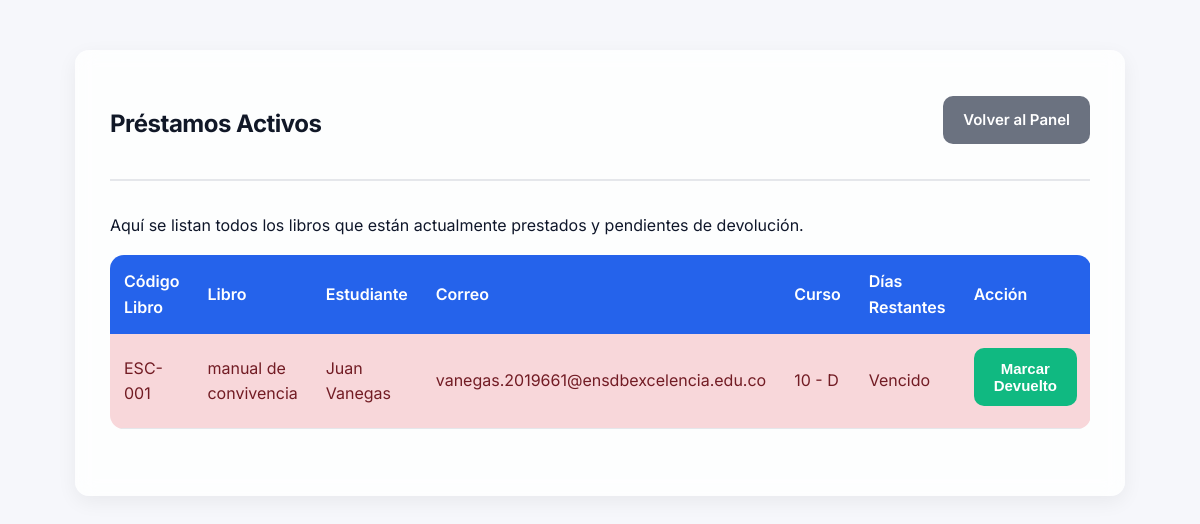
The app's page /admin_prestamos (signed in), older data.
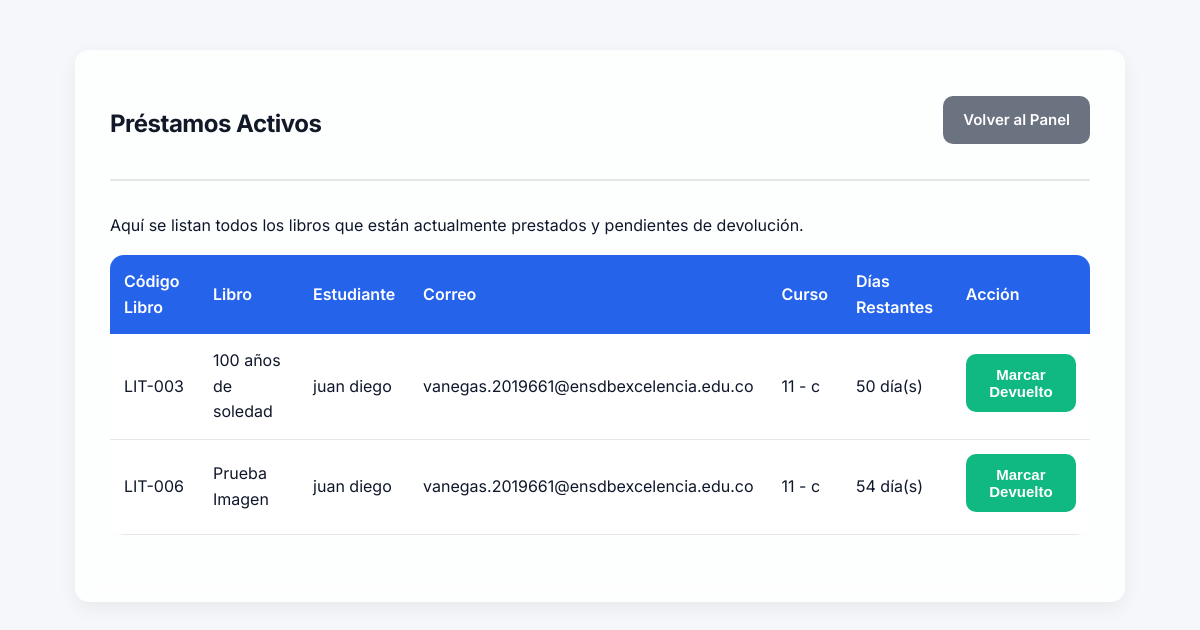
The same page, newer data.
### tables this page shows
CREATE TABLE prestamo (
                id INTEGER PRIMARY KEY AUTOINCREMENT,
                nombre TEXT NOT NULL,
                grado TEXT NOT NULL,
                curso TEXT NOT NULL,
                libro_id INTEGER NOT NULL,
                dias INTEGER NOT NULL,
                correo TEXT NOT NULL,
                fecha_prestamo TEXT NOT NULL,
                devuelto INTEGER DEFAULT 0, reseñado INTEGER DEFAULT 0, fecha_devolucion TEXT,
                FOREIGN KEY(libro_id) REFERENCES libro(id)
            );

CREATE TABLE libro (
                id INTEGER PRIMARY KEY AUTOINCREMENT,
                titulo TEXT NOT NULL,
                autor TEXT NOT NULL,
                editorial TEXT NOT NULL,
                stock INTEGER NOT NULL,
                seccion TEXT NOT NULL
            , codigo_libro TEXT, portada_filename TEXT);

### biblioteca/app.py (the view)
@app.route('/admin_prestamos')
def admin_prestamos():
    if not session.get('admin'):
        return redirect(url_for('admin_login'))
    conn = get_db_connection()
    prestamos_raw = conn.execute("""
        SELECT p.*, l.titulo as libro, l.codigo_libro
        FROM prestamo p JOIN libro l ON p.libro_id = l.id
        WHERE p.devuelto = 0
        ORDER BY p.fecha_prestamo
    """).fetchall()
    prestamos_list = []
    hoy = datetime.now()
    for p in prestamos_raw:
        p_dict = dict(p)
        fecha_inicio = datetime.strptime(p['fecha_prestamo'], '%Y-%m-%d')
        fecha_fin = fecha_inicio + timedelta(days=int(p['dias']))
        dias_restantes = (fecha_fin - hoy).days + 1
        p_dict['dias_restantes'] = dias_restantes
        prestamos_list.append(p_dict)
    conn.close()
    return render_template('admin_prestamos.html', prestamos=prestamos_list)

### biblioteca/app.py (called while the page is built)
def get_db_connection():
    conn = sqlite3.connect(DATABASE)
    conn.row_factory = sqlite3.Row
    return conn

### biblioteca/templates/admin_prestamos.html (shortened to what this page needs)
<!DOCTYPE html>
<html lang="es">
<head>
    <link rel="stylesheet" href="{{ url_for('static', filename='css/styles.css') }}">
</head>
<body>
    <div class="container">
        <header class="header">
            <h2>Préstamos Activos</h2>
            <a href="{{ url_for('admin_panel') }}" class="btn btn-secondary">Volver al Panel</a>
        </header>
        <div class="table-container">
            <p>Aquí se listan todos los libros que están actualmente prestados y pendientes de devolución.</p>
            <div style="overflow-x:auto;">
                <table>
                    <thead>
                        <tr>
                            <th>Código Libro</th>
                            <th>Libro</th>
                            <th>Estudiante</th>
                            <th>Correo</th>
                            <th>Curso</th>
                            <th>Días Restantes</th>
                            <th>Acción</th>
                        </tr>
                    </thead>
                    <tbody>
                        {% for prestamo in prestamos %}
                        <tr class="{% if prestamo.dias_restantes <= 0 %}overdue{% endif %}">
                            <td data-label="Código Libro">{{ prestamo['codigo_libro'] }}</td>
                            <td data-label="Libro">{{ prestamo['libro'] }}</td>
                            <td data-label="Estudiante">{{ prestamo['nombre'] }}</td>
                            <td data-label="Correo">{{ prestamo['correo'] }}</td>
                            <td data-label="Curso">{{ prestamo['grado'] }} - {{ prestamo['curso'] }}</td>
                            <td data-label="Días Restantes">
                                {% if prestamo.dias_restantes > 0 %}
                                    {{ prestamo.dias_restantes }} día(s)
                                {% else %}
                                    Vencido
                                {% endif %}
                            </td>
                            <td data-label="Acción">
                                <form method="POST" action="{{ url_for('devolver_prestamo', prestamo_id=prestamo['id']) }}" style="margin:0;">
                                    <button type="submit" class="btn btn-success btn-sm">Marcar Devuelto</button>
                                </form>
                            </td>
                        </tr>
                        {% else %}
                        <tr>
                            <td colspan="7">No hay préstamos activos en este momento.</td>
                        </tr>
                        {% endfor %}
                    </tbody>
                </table>
            </div>
        </div>
    </div>
</body>
</html>

Row changes from the older to the newer data that the page shows:
no longer on this page (row edited): prestamo: codigo_libro "ESC-001", libro "manual de convivencia", nombre "Juan Vanegas", correo "vanegas.2019661@ensdbexcelencia.edu.co", grado "10", curso "D", shows "Vencido"
added prestamo: codigo_libro "LIT-003", libro "100 años de soledad", nombre "juan diego", correo "vanegas.2019661@ensdbexcelencia.edu.co", grado "11", curso "c", dias_restantes "50"
added prestamo: codigo_libro "LIT-006", libro "Prueba Imagen", nombre "juan diego", correo "vanegas.2019661@ensdbexcelencia.edu.co", grado "11", curso "c", dias_restantes "54"
